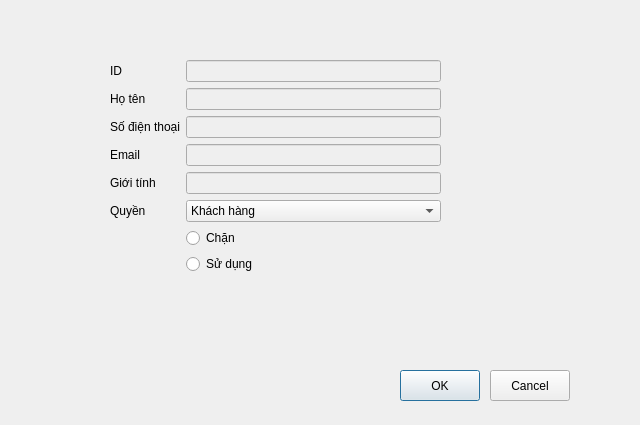
<?xml version="1.0" encoding="UTF-8"?>
<ui version="4.0">
 <class>userdetail</class>
 <widget class="QDialog" name="userdetail">
  <property name="geometry">
   <rect>
    <x>0</x>
    <y>0</y>
    <width>640</width>
    <height>425</height>
   </rect>
  </property>
  <property name="windowTitle">
   <string>Dialog</string>
  </property>
  <widget class="QWidget" name="formLayoutWidget">
   <property name="geometry">
    <rect>
     <x>110</x>
     <y>60</y>
     <width>331</width>
     <height>279</height>
    </rect>
   </property>
   <layout class="QFormLayout" name="formLayout">
    <item row="0" column="0">
     <widget class="QLabel" name="iDLabel">
      <property name="text">
       <string>ID</string>
      </property>
     </widget>
    </item>
    <item row="0" column="1">
     <widget class="QLineEdit" name="username">
      <property name="enabled">
       <bool>false</bool>
      </property>
     </widget>
    </item>
    <item row="1" column="0">
     <widget class="QLabel" name="namelable">
      <property name="text">
       <string>Họ tên</string>
      </property>
     </widget>
    </item>
    <item row="1" column="1">
     <widget class="QLineEdit" name="name">
      <property name="enabled">
       <bool>false</bool>
      </property>
     </widget>
    </item>
    <item row="2" column="0">
     <widget class="QLabel" name="phoneLabel">
      <property name="text">
       <string>Số điện thoại</string>
      </property>
     </widget>
    </item>
    <item row="2" column="1">
     <widget class="QLineEdit" name="phonenumber">
      <property name="enabled">
       <bool>false</bool>
      </property>
     </widget>
    </item>
    <item row="3" column="0">
     <widget class="QLabel" name="emailLabel">
      <property name="text">
       <string>Email</string>
      </property>
     </widget>
    </item>
    <item row="3" column="1">
     <widget class="QLineEdit" name="email">
      <property name="enabled">
       <bool>false</bool>
      </property>
     </widget>
    </item>
    <item row="11" column="0">
     <widget class="QLabel" name="genderLabel">
      <property name="text">
       <string/>
      </property>
     </widget>
    </item>
    <item row="4" column="1">
     <widget class="QLineEdit" name="gender">
      <property name="enabled">
       <bool>false</bool>
      </property>
     </widget>
    </item>
    <item row="4" column="0">
     <widget class="QLabel" name="giITNhLabel">
      <property name="text">
       <string>Giới tính</string>
      </property>
     </widget>
    </item>
    <item row="5" column="1">
     <widget class="QComboBox" name="rights">
      <item>
       <property name="text">
        <string>Khách hàng</string>
       </property>
      </item>
      <item>
       <property name="text">
        <string>Chuyên viên quản lý sản phẩm</string>
       </property>
      </item>
      <item>
       <property name="text">
        <string>Chuyên viên quản lý người dùng</string>
       </property>
      </item>
      <item>
       <property name="text">
        <string>Chuyên viên quản lý lịch sử bán hàng</string>
       </property>
      </item>
      <item>
       <property name="text">
        <string>Quản trị viên</string>
       </property>
      </item>
     </widget>
    </item>
    <item row="5" column="0">
     <widget class="QLabel" name="quyNLabel">
      <property name="text">
       <string>Quyền</string>
      </property>
     </widget>
    </item>
    <item row="7" column="1">
     <widget class="QRadioButton" name="stt1">
      <property name="text">
       <string>Sử dụng</string>
      </property>
     </widget>
    </item>
    <item row="6" column="1">
     <widget class="QRadioButton" name="stt0">
      <property name="text">
       <string>Chặn</string>
      </property>
     </widget>
    </item>
   </layout>
  </widget>
  <widget class="QPushButton" name="pushButton">
   <property name="geometry">
    <rect>
     <x>400</x>
     <y>370</y>
     <width>80</width>
     <height>31</height>
    </rect>
   </property>
   <property name="text">
    <string>OK</string>
   </property>
  </widget>
  <widget class="QPushButton" name="pushButton_2">
   <property name="geometry">
    <rect>
     <x>490</x>
     <y>370</y>
     <width>80</width>
     <height>31</height>
    </rect>
   </property>
   <property name="text">
    <string>Cancel</string>
   </property>
  </widget>
 </widget>
 <resources/>
 <connections/>
</ui>
